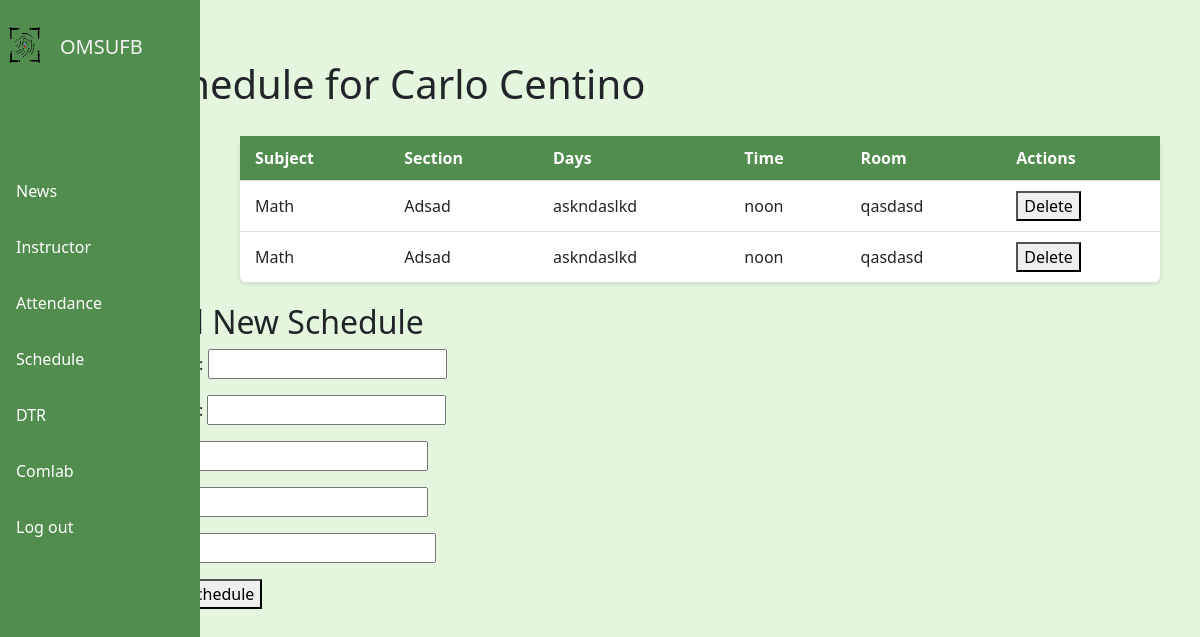
/schedule/0808/, run on an earlier commit of the app's database.
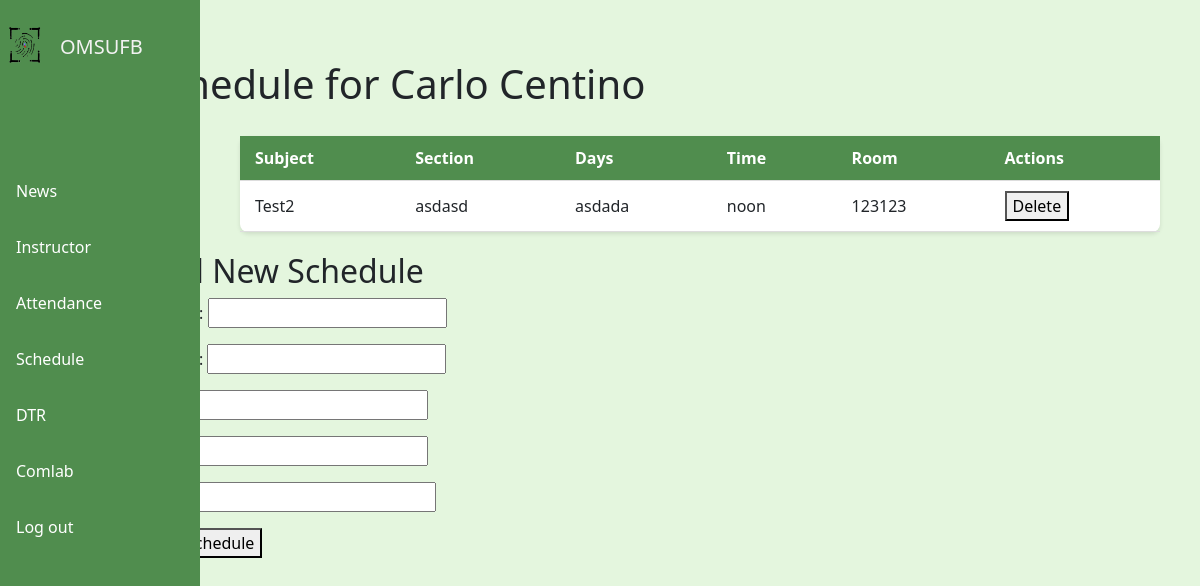
And on a later commit of the database.
### webapp/models.py (models this page shows, shortened)
class Ins_Schedule(models.Model):
    employee = models.ForeignKey(Employee, on_delete=models.CASCADE, to_field='idNum')
    subject = models.CharField(max_length=100)
    section = models.CharField(max_length=50)
    days = models.CharField(max_length=10)
    time = models.TimeField()
    room = models.CharField(max_length=50)

### webapp/views.py (the view)
# urls.py: path('schedule/<str:idNum>/', views.instructor_schedule_view, name='Ins_Schedule'),
def instructor_schedule_view(request, idNum):  # Parameter matches the column name
    try:
        employee = Employee.objects.get(idNum=idNum)
    except Employee.DoesNotExist:
        raise Http404("Employee not found")
    schedules = Ins_Schedule.objects.filter(employee=employee)
    if request.method == 'POST':
        form = ScheduleForm(request.POST)
        if form.is_valid():
            schedule = form.save(commit=False)
            schedule.employee = employee  # Link schedule to the employee
            schedule.save()
            return redirect('Ins_Schedule', idNum=employee.idNum)
    else:
        form = ScheduleForm()
    context = {
        'employee': employee,
        'schedules': schedules,
        'form': form,
    }
    return render(request, 'pages/instructor_schedule.html', context)

### webapp/forms.py
class ScheduleForm(forms.ModelForm):
    class Meta:
        model = Ins_Schedule
        fields = ['subject', 'section', 'days', 'time', 'room']

### webapp/templates/pages/instructor_schedule.html (shortened to what this page needs)
{% extends 'pages/index.html' %}
{% block content %}
{% load static %}
{% include 'pages/logout.html' %}
<link rel="stylesheet" href="{% static 'css/instructor_schedule.css' %}">
<link rel="stylesheet" href="{% static 'css/global.css' %}">
<div class="sidebar">
  <div class="logo">
    <img src="{% static 'image/logoams.png' %}" height="50px" width="50px" alt="CVSU logo">
    <h5>OMSUFB</h5>
  </div>
  <br>
  <br><br><br>
<a href="{% url 'Apost' %}" {% if request.resolver_match.url_name == 'Apost' %}class="active"{% endif %}>News</a>
<a href="{% url 'main' %}" {% if request.path == '/main/' %}class="active"{% endif %}>Instructor</a>
<a href="{% url 'attendance' %}" {% if request.path == '/attendance/' %}class="active"{% endif %}>Attendance</a>
<a href="{% url 'schedule' %}" {% if request.path == '/schedule/' %}class="active"{% endif %}>Schedule</a>
<a href="{% url 'dtrm' %}" {% if request.path == '/dtrm/' %}class="active"{% endif %}>DTR</a>
<a href="{% url 'Acomlab' %}" {% if request.path == '/Acomlab/' %}class="active"{% endif %}>Comlab</a>
<a href="#" id="logoutButton">Log out</a>
</div>
<div class="marg marg2">
  <h1>Schedule for {{ employee.first_name }} {{ employee.last_name }}</h1>
</div>
<div class="marg table-container">
  <table class="employee-table">
    <thead>
      <tr>
        <th>Subject</th>
        <th>Section</th>
        <th>Days</th>
        <th>Time</th>
        <th>Room</th>
        <th>Actions</th>
      </tr>
    </thead>
    <tbody>
      {% for schedule in schedules %}
        <tr>
          <td>{{ schedule.subject }}</td>
          <td>{{ schedule.section }}</td>
          <td>{{ schedule.days }}</td>
          <td>{{ schedule.time }}</td>
          <td>{{ schedule.room }}</td>
          <td>
            <form method="post" action="{% url 'delete_schedule' schedule.id %}" style="display:inline;">
              <button type="submit" onclick="return confirm('Are you sure you want to delete this schedule?')">Delete</button>
            </form>
          </td>
        </tr>
      {% endfor %}
    </tbody>
  </table>
</div>
<div class="marg">
  <h2>Add New Schedule</h2>
<form method="post">
  {{ form.as_p }}
  <button type="submit">Add Schedule</button>
</form>
</div>
{% endblock %}

What changed in the data, as far as the page shows it:
removed Ins_Schedule: subject "Math", section "Adsad", days "askndaslkd", time "noon", room "qasdasd"
removed Ins_Schedule: subject "Math", section "Adsad", days "askndaslkd", time "noon", room "qasdasd"
added Ins_Schedule: subject "Test2", section "asdasd", days "asdada", time "noon", room "123123"
